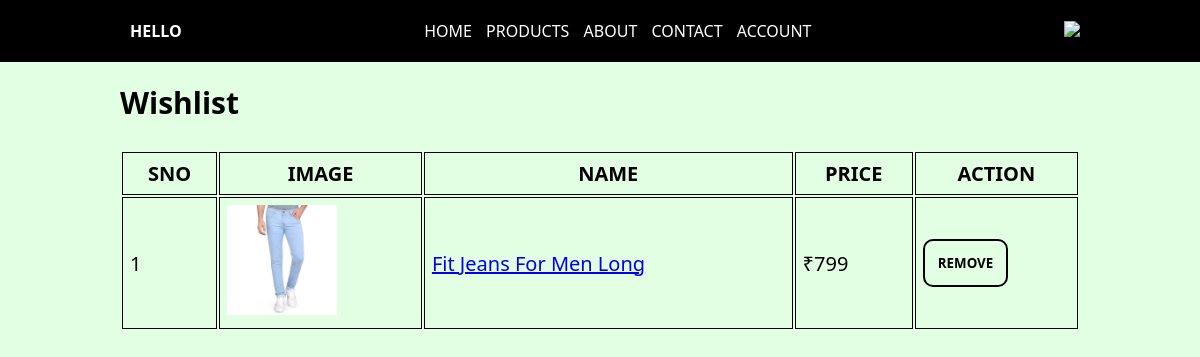
The page /wishlist (signed in) on the database its author committed.
### tables this page shows
CREATE TABLE products
         (ID INTEGER PRIMARY KEY AUTOINCREMENT    NOT NULL,
         NAME           TEXT    NOT NULL,
         DESC            TEXT     NOT NULL,
         IMAGE        TEXT,
         PRICE         TEXT);

### main.py (the view)
@app.route('/wishlist', methods=['GET', 'POST'])
def wishlist():
    if session.get("loggedin") != "true":
        return redirect("/login")
    result = conn.execute(f"select * from wishlist where user='{session.get('email')}'")
    items = []
    total = 0
    for row in result:
        result_ = conn.execute(f'''select * from products where name="{row[2]}"''')
        data = result_.fetchone()
        total+=int(data[4])
        items.append(data)
    return render_template("wishlist.html",items=items, total = total)

### templates/wishlist.html (shortened to what this page needs)
<!DOCTYPE html>
<html lang="en">
<head>
    <link rel="stylesheet" href="/static/style.css">
</head>
<body>
    {% include "header.html" %}
    <main>
        <section class="table">
            <h1>Wishlist</h1><br>
            {% if items==[] %}
                <h2>Nothing here...</h2>
            {% else %}
                <table>
                    <tr>
                        <th>SNO</th>
                        <th>IMAGE</th>
                        <th>NAME</th>
                        <th>PRICE</th>
                        <th>ACTION</th>
                    </tr>
                    {% for item in items %}
                    <tr>
                        <td>{{ loop.index }}</td>
                        <td><img src="/static/img/products/{{ item[3] }}" height="110" width="110" alt="{{ item[1] }}"></td>
                        <td><a href="/product/{{ item[1] }}">{{ item[1] }}</a></td>
                        <td>₹{{ item[4] }}</td>
                        <td><a href="/wishlist/remove_/{{ item[1] }}"><button class="btn">REMOVE</button></a></td>
                    </tr>
                    {% endfor %}
                </table><br><br>
            {% endif %}
        </section>
    </main>
</body>
</html>

### static/style.css (style rules this page uses)
* { padding: 0; margin: 0; font-family: system-ui, -apple-system, BlinkMacSystemFont, 'Segoe UI', Roboto, Oxygen, Ubuntu, Cantarell, 'Open Sans', 'Helvetica Neue', sans-serif; }
body { background: rgb(227, 255, 227); }
.btn { padding: 13px; border: 2px solid black; background: none; color: black; font-weight: bold; border-radius: 10px; transition: 0.4s; cursor: pointer; }
.table { width: 80vw; font-size: 20px; margin: 20px auto; }
table { width: 80vw; }
th, td { border: 1px solid black; padding: 7px; }

### rows shown on the page
products: IMAGE (picture), NAME "Fit Jeans For Men Long", PRICE "799"
